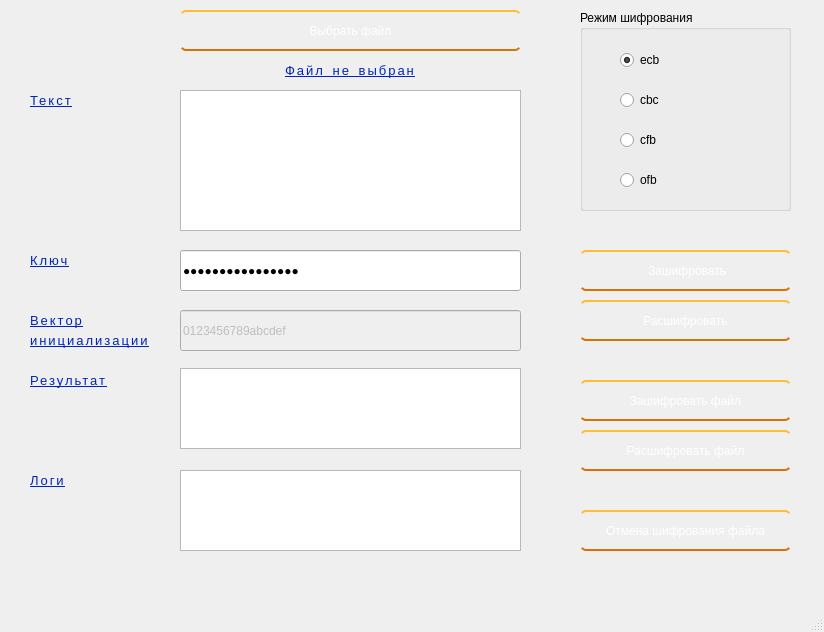
<?xml version="1.0" encoding="UTF-8"?>
<ui version="4.0">
 <class>MainWindow</class>
 <widget class="QMainWindow" name="MainWindow">
  <property name="enabled">
   <bool>true</bool>
  </property>
  <property name="geometry">
   <rect>
    <x>0</x>
    <y>0</y>
    <width>824</width>
    <height>632</height>
   </rect>
  </property>
  <property name="windowTitle">
   <string>Camellia</string>
  </property>
  <property name="toolTipDuration">
   <number>-9</number>
  </property>
  <property name="styleSheet">
   <string notr="true">QLabel{
    background: rgb(0, 0, 0, 0);
    /*font-family: serif, Georgia;*/
    font-size: 13px;
    letter-spacing: 2px;
    word-spacing: 2px;
    color: rgb(0, 36, 185);
    font-weight: 400;
    text-decoration: underline rgb(68, 68, 68);
    font-style: normal;
    font-variant: small-caps;
    text-transform: none;
}

QLineEdit:hover{
    border: 1px solid #CB5721;
}

QTextEdit:hover{
    border: 1px solid #CB5721;
}

QPushButton {
    display: inline-block;
    color: white;
    text-decoration: none;
    padding: .1em 1em;
    outline: none;
    border-width: 2px 0;
    border-style: solid none;
    border-color: #FDBE33 #000 #D77206;
    border-radius: 6px;
    background: linear-gradient(#F3AE0F, #E38916) #E38916;
    transition: 0.2s;
}
QPushButton:active {
    background: linear-gradient(#f59500, #f5ae00) #f59500;
}
QPushButton:hover{
    background: linear-gradient(#f5ae00, #f59500) #f5ae00;
}</string>
  </property>
  <widget class="QWidget" name="centralwidget">
   <widget class="QLineEdit" name="keyEdit">
    <property name="geometry">
     <rect>
      <x>180</x>
      <y>250</y>
      <width>341</width>
      <height>41</height>
     </rect>
    </property>
    <property name="inputMask">
     <string/>
    </property>
    <property name="text">
     <string>0123456789abcdef</string>
    </property>
    <property name="echoMode">
     <enum>QLineEdit::Password</enum>
    </property>
   </widget>
   <widget class="QLabel" name="label">
    <property name="geometry">
     <rect>
      <x>30</x>
      <y>250</y>
      <width>81</width>
      <height>21</height>
     </rect>
    </property>
    <property name="text">
     <string>Ключ</string>
    </property>
   </widget>
   <widget class="QTextEdit" name="encryptedText">
    <property name="geometry">
     <rect>
      <x>180</x>
      <y>368</y>
      <width>341</width>
      <height>81</height>
     </rect>
    </property>
    <property name="readOnly">
     <bool>true</bool>
    </property>
   </widget>
   <widget class="QGroupBox" name="groupBox">
    <property name="geometry">
     <rect>
      <x>580</x>
      <y>10</y>
      <width>211</width>
      <height>201</height>
     </rect>
    </property>
    <property name="title">
     <string>Режим шифрования</string>
    </property>
    <widget class="QRadioButton" name="ecbBth">
     <property name="geometry">
      <rect>
       <x>40</x>
       <y>40</y>
       <width>91</width>
       <height>20</height>
      </rect>
     </property>
     <property name="text">
      <string>ecb</string>
     </property>
     <property name="checked">
      <bool>true</bool>
     </property>
    </widget>
    <widget class="QRadioButton" name="cbcBth">
     <property name="geometry">
      <rect>
       <x>40</x>
       <y>80</y>
       <width>100</width>
       <height>20</height>
      </rect>
     </property>
     <property name="text">
      <string>cbc</string>
     </property>
    </widget>
    <widget class="QRadioButton" name="cfbBth">
     <property name="geometry">
      <rect>
       <x>40</x>
       <y>120</y>
       <width>100</width>
       <height>20</height>
      </rect>
     </property>
     <property name="text">
      <string>cfb</string>
     </property>
    </widget>
    <widget class="QRadioButton" name="ofbBth">
     <property name="geometry">
      <rect>
       <x>40</x>
       <y>160</y>
       <width>100</width>
       <height>20</height>
      </rect>
     </property>
     <property name="text">
      <string>ofb</string>
     </property>
    </widget>
   </widget>
   <widget class="QPushButton" name="encryptBtn">
    <property name="geometry">
     <rect>
      <x>580</x>
      <y>250</y>
      <width>211</width>
      <height>41</height>
     </rect>
    </property>
    <property name="text">
     <string> Зашифровать</string>
    </property>
   </widget>
   <widget class="QPushButton" name="decryptBtn">
    <property name="geometry">
     <rect>
      <x>580</x>
      <y>300</y>
      <width>211</width>
      <height>41</height>
     </rect>
    </property>
    <property name="text">
     <string>Расшифровать</string>
    </property>
   </widget>
   <widget class="QPushButton" name="selectFileBtn">
    <property name="geometry">
     <rect>
      <x>180</x>
      <y>10</y>
      <width>341</width>
      <height>41</height>
     </rect>
    </property>
    <property name="text">
     <string>Выбрать файл</string>
    </property>
   </widget>
   <widget class="QTextEdit" name="decryptedText">
    <property name="geometry">
     <rect>
      <x>180</x>
      <y>90</y>
      <width>341</width>
      <height>141</height>
     </rect>
    </property>
   </widget>
   <widget class="QLabel" name="label_2">
    <property name="geometry">
     <rect>
      <x>30</x>
      <y>90</y>
      <width>81</width>
      <height>21</height>
     </rect>
    </property>
    <property name="text">
     <string>Текст</string>
    </property>
   </widget>
   <widget class="QLabel" name="label_3">
    <property name="geometry">
     <rect>
      <x>30</x>
      <y>370</y>
      <width>81</width>
      <height>21</height>
     </rect>
    </property>
    <property name="text">
     <string>Результат</string>
    </property>
   </widget>
   <widget class="QTextEdit" name="logs">
    <property name="geometry">
     <rect>
      <x>180</x>
      <y>470</y>
      <width>341</width>
      <height>81</height>
     </rect>
    </property>
    <property name="readOnly">
     <bool>true</bool>
    </property>
   </widget>
   <widget class="QLabel" name="label_4">
    <property name="geometry">
     <rect>
      <x>30</x>
      <y>470</y>
      <width>81</width>
      <height>21</height>
     </rect>
    </property>
    <property name="text">
     <string>Логи</string>
    </property>
   </widget>
   <widget class="QLabel" name="label_5">
    <property name="geometry">
     <rect>
      <x>30</x>
      <y>310</y>
      <width>81</width>
      <height>21</height>
     </rect>
    </property>
    <property name="text">
     <string>Вектор</string>
    </property>
   </widget>
   <widget class="QLineEdit" name="ivEdit">
    <property name="enabled">
     <bool>false</bool>
    </property>
    <property name="geometry">
     <rect>
      <x>180</x>
      <y>310</y>
      <width>341</width>
      <height>41</height>
     </rect>
    </property>
    <property name="text">
     <string>0123456789abcdef</string>
    </property>
    <property name="echoMode">
     <enum>QLineEdit::Normal</enum>
    </property>
   </widget>
   <widget class="QLabel" name="label_6">
    <property name="geometry">
     <rect>
      <x>30</x>
      <y>330</y>
      <width>121</width>
      <height>21</height>
     </rect>
    </property>
    <property name="text">
     <string>инициализации</string>
    </property>
   </widget>
   <widget class="QPushButton" name="encryptFileBtn">
    <property name="geometry">
     <rect>
      <x>580</x>
      <y>380</y>
      <width>211</width>
      <height>41</height>
     </rect>
    </property>
    <property name="text">
     <string>Зашифровать файл</string>
    </property>
   </widget>
   <widget class="QPushButton" name="decryptFileBtn">
    <property name="geometry">
     <rect>
      <x>580</x>
      <y>430</y>
      <width>211</width>
      <height>41</height>
     </rect>
    </property>
    <property name="text">
     <string>Расшифровать файл</string>
    </property>
   </widget>
   <widget class="QLabel" name="filenameLb">
    <property name="geometry">
     <rect>
      <x>180</x>
      <y>60</y>
      <width>341</width>
      <height>21</height>
     </rect>
    </property>
    <property name="font">
     <font>
      <pointsize>-1</pointsize>
      <weight>50</weight>
      <italic>false</italic>
      <bold>false</bold>
      <underline>true</underline>
     </font>
    </property>
    <property name="text">
     <string>Файл не выбран</string>
    </property>
    <property name="alignment">
     <set>Qt::AlignCenter</set>
    </property>
   </widget>
   <widget class="QPushButton" name="cancelCryptFileBtn">
    <property name="geometry">
     <rect>
      <x>580</x>
      <y>510</y>
      <width>211</width>
      <height>41</height>
     </rect>
    </property>
    <property name="text">
     <string>Отмена шифрования файла</string>
    </property>
   </widget>
  </widget>
  <widget class="QMenuBar" name="menubar">
   <property name="geometry">
    <rect>
     <x>0</x>
     <y>0</y>
     <width>824</width>
     <height>22</height>
    </rect>
   </property>
  </widget>
  <widget class="QStatusBar" name="statusbar"/>
 </widget>
 <resources>
  <include location="stylesheet.qrc"/>
  <include location="../resources/background_image.qrc"/>
 </resources>
 <connections/>
</ui>
